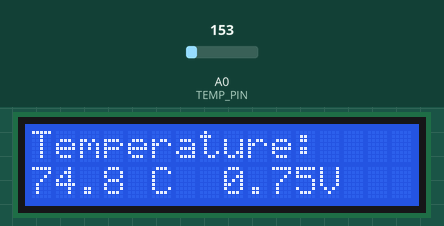
Recording of a sketch running on a simulated Arduino Uno, built with avr-gcc and run on an emulated ATmega328P. Shown: 16×2 character LCD. Inputs (shaded band) come from the test bench; at power-on: A0 (TEMP_PIN) = 153. What the sketch prints to the serial monitor is not drawn.

Above: at 3.2 s.
3.3 s: A0 (TEMP_PIN) set to 165
At 4.8 s:
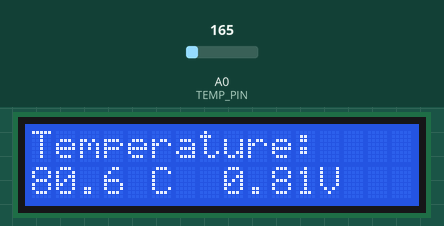
5.6 s: A0 (TEMP_PIN) set to 175
At 6.4 s:
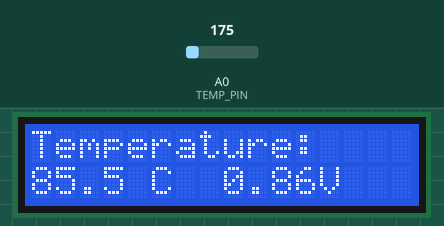
7.6 s: A0 (TEMP_PIN) set to 191
At 9.1 s:
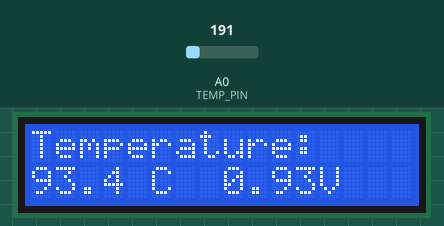
Timing chart, 0 to 10.6 s (numbered marks = the images above; inputs shaded):
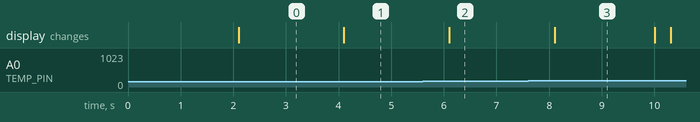

The sketch:

lcd_display.ino
```cpp
/*
  Program 8: LCD Display
  This program demonstrates displaying text and sensor data on a 16x2 LCD

  📏 MISSION PREVIEW: "Distance Detective"
  Build advanced sensing systems with precision distance measurement!

  Hardware Required:
  - Arduino board
  - 16x2 LCD display (HD44780 compatible)
  - 10K ohm potentiometer (for contrast)
  - Temperature sensor (LM35 or TMP36)
  - Jumper wires
  - Breadboard
*/

#include <LiquidCrystal.h>

// Initialize LCD library with interface pins
LiquidCrystal lcd(12, 11, 5, 4, 3, 2);

// Define pins
const int TEMP_PIN = A0;     // Temperature sensor pin
const int CONTRAST_PIN = A1; // Optional: contrast control

// Variables
float temperature = 0.0;
float voltage = 0.0;
unsigned long previousMillis = 0;
const long interval = 1000;  // Update every second

void setup() {
  // Set up LCD's number of columns and rows
  lcd.begin(16, 2);

  // Initialize serial communication
  Serial.begin(9600);

  // Display startup message
  lcd.clear();
  lcd.setCursor(0, 0);
  lcd.print("Arduino LCD Demo");
  lcd.setCursor(0, 1);
  lcd.print("Initializing...");

  Serial.println("LCD Display Program Started!");
  Serial.println("📏 DISTANCE DETECTIVE MODE - Ready for precision sensing!");

  // Wait for 2 seconds
  delay(2000);

  // Clear the display
  lcd.clear();
}

void loop() {
  unsigned long currentMillis = millis();

  // Update display every second
  if (currentMillis - previousMillis >= interval) {
    previousMillis = currentMillis;

    // Read temperature sensor
    int sensorValue = analogRead(TEMP_PIN);
    voltage = sensorValue * (5.0 / 1023.0);

    // Convert to temperature (for LM35: 10mV/°C)
    temperature = voltage * 100.0;

    // Display temperature on LCD
    lcd.setCursor(0, 0);
    lcd.print("Temperature:");

    lcd.setCursor(0, 1);
    lcd.print(temperature, 1);
    lcd.print(" C  ");

    // Display voltage
    lcd.setCursor(8, 1);
    lcd.print(voltage, 2);
    lcd.print("V");

    // Print to serial monitor
    Serial.print("Temperature: ");
    Serial.print(temperature);
    Serial.print(" °C | Voltage: ");
    Serial.print(voltage);
    Serial.println(" V");
  }

  // Check for scrolling text demo
  static unsigned long scrollTimer = 0;
  static int scrollPosition = 0;
  static bool showScrollDemo = false;

  // Every 10 seconds, show scrolling demo
  if (currentMillis - scrollTimer >= 10000) {
    scrollTimer = currentMillis;
    showScrollDemo = !showScrollDemo;

    if (showScrollDemo) {
      scrollingTextDemo();
    }
  }
}

void scrollingTextDemo() {
  lcd.clear();
  lcd.setCursor(0, 0);
  lcd.print("Scrolling Text");

  String message = "    This is a long scrolling message demonstration!    ";

  for (int i = 0; i < message.length() - 15; i++) {
    lcd.setCursor(0, 1);
    lcd.print(message.substring(i, i + 16));
    delay(300);
  }

  delay(1000);
  lcd.clear();
}

/*
  Additional LCD Functions:

  1. Custom Characters:
  byte heart[8] = {
    0b00000,
    0b01010,
    0b11111,
    0b11111,
    0b11111,
    0b01110,
    0b00100,
    0b00000
  };
  lcd.createChar(0, heart);
  lcd.write(byte(0));

  2. Blinking Cursor:
  lcd.blink();
  lcd.noBlink();

  3. Cursor Control:
  lcd.cursor();
  lcd.noCursor();

  4. Display Control:
  lcd.display();
  lcd.noDisplay();
*/
```

Measured:
- after the input at 3.3 s, the display: changes after 0.80 s (image 1)
- after the input at 5.6 s, the display: changes after 0.50 s (image 2)
- what the display in image 3 shows lasts 1.9 s, from 8.1 s to 10.0 s
